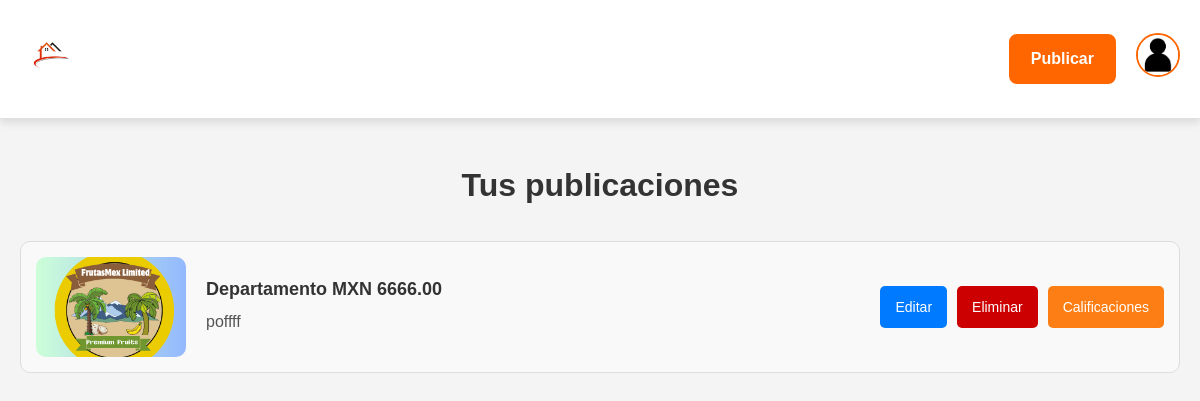
The page /mis_inmuebles/ (signed in) on the database its author committed.
### listings/models.py (models this page shows, shortened)
class Inmueble(models.Model):
    TIPOS_INMUEBLE = [
        ('Departamento', 'Departamento'),
        ('Casa', 'Casa'),
        ('Cuarto', 'Cuarto'),
    ]
    DISTANCIAS = [
        ('0-5 km', '0-5 km'),
        ('5-10 km', '5-10 km'),
        ('10-15 km', '10-15 km'),
    ]
    usuario = models.ForeignKey(User, on_delete=models.CASCADE, related_name='inmuebles')
    tipo_inmueble = models.CharField(max_length=50, choices=TIPOS_INMUEBLE)
    distancia = models.CharField(max_length=50, choices=DISTANCIAS)
    direccion = models.CharField(max_length=255)
    codigo_postal = models.CharField(max_length=10)
    descripcion = models.TextField()
    precio = models.DecimalField(max_digits=10, decimal_places=2)
    numero_contacto = models.CharField(max_length=15)
    calificacion = models.DecimalField(max_digits=3, decimal_places=2, null=True, blank=True)
    arrendador = models.ForeignKey(User, on_delete=models.SET_NULL, null=True, blank=True, related_name="arrendados")
    arrendatario = models.ForeignKey(User, on_delete=models.SET_NULL, null=True, blank=True, related_name="alquileres")
    usuario = models.ForeignKey(settings.AUTH_USER_MODEL, on_delete=models.CASCADE)

class ImagenInmueble(models.Model):
    inmueble = models.ForeignKey(Inmueble, related_name='imagenes', on_delete=models.CASCADE)
    imagen = models.ImageField(upload_to='inmuebles/imagenes/')

### listings/views.py (the view)
# urls.py: path('mis_inmuebles/', views.mis_inmuebles, name='mis_inmuebles'),  # Ruta para ver mis inmuebles
@login_required
def mis_inmuebles(request):
    inmuebles = Inmueble.objects.filter(usuario=request.user)  # Filtra por usuario actual
    return render(request, 'mis_inmuebles.html', {'inmuebles': inmuebles})

### listings/templates/mis_inmuebles.html (shortened to what this page needs)
{% extends 'base.html' %}
{% load static %}
{% block extra_css %}
<link rel="stylesheet" href="{% static 'css/mis_inmuebles.css' %}">
{% endblock %}
{% block content %}
<div class="container">
    <h1 class="title">Tus publicaciones</h1>
    {% for inmueble in inmuebles %}
    <div class="inmueble">
        {% if inmueble.imagenes.all %}
            <img src="{{ inmueble.imagenes.first.imagen.url }}" alt="Imagen del inmueble">
        {% else %}
            <img src="{% static 'images/load-default.jpg' %}" alt="Imagen no disponible">
        {% endif %}
        <div class="info">
            <h3>{{ inmueble.tipo_inmueble }} MXN {{ inmueble.precio }}</h3>
            <p>{{ inmueble.descripcion }}</p>
        </div>
        <div class="actions">
            <a href="{% url 'editar_inmueble' inmueble.id %}" class="btn-blue">Editar</a>
            <button onclick="confirmDelete({{ inmueble.id }})" class="btn-red">Eliminar</button>
            <a href="{% url 'asignar_arrendatario' inmueble.id %}" class="btn-orange">Calificaciones</a>
        </div>
    </div>
    {% empty %}
    <p>No tienes publicaciones aún.</p>
    {% endfor %}
</div>
{% endblock %}

### static/css/styles.css (style rules this page uses)
body { font-family: 'Arial', sans-serif; margin: 0; padding: 0; background-color: #f4f4f4; color: #333; line-height: 1.6; box-sizing: border-box; padding-top: 80px; }
.container { max-width: 1200px; margin: 0 auto; padding: 0 20px; }

### static/css/mis_inmuebles.css (style rules this page uses)
.container { max-width: 1200px; margin: 20px auto; font-family: Arial, sans-serif; }
.title { text-align: center; margin-bottom: 30px; }
.inmueble { display: flex; align-items: center; justify-content: space-between; border: 1px solid #ddd; border-radius: 10px; padding: 15px; margin-bottom: 15px; background-color: #f9f9f9; }
.inmueble img { width: 150px; height: 100px; object-fit: cover; border-radius: 10px; }
.info { flex: 1; margin-left: 20px; }
.info h3 { margin: 0; font-size: 18px; color: #333; }
.info p { margin: 5px 0; color: #555; }
.actions { display: flex; gap: 10px; }
.actions button, .actions a { padding: 10px 15px; text-decoration: none; border: none; border-radius: 5px; font-size: 14px; cursor: pointer; }
.btn-blue { background-color: #007bff; color: white; }
.btn-red { background-color: #dc3545; color: white; }
.btn-orange { background-color: #fd7e14; color: white; }
.btn-red { background-color: #cc0000; color: #fff; padding: 10px 20px; font-size: 16px; border: none; border-radius: 8px; cursor: pointer; }

### rows shown on the page
Inmueble: imagenes.first.imagen (picture), tipo_inmueble "Departamento", precio "6666.00", descripcion "poffff"
